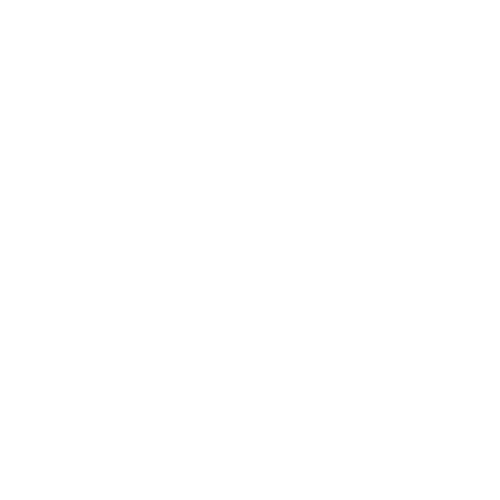
Frame 1 (no input)
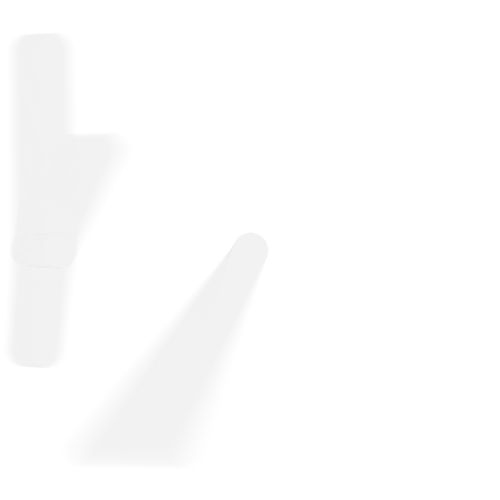
Frame 60 (the mouse pressed at the canvas centre just before this capture)
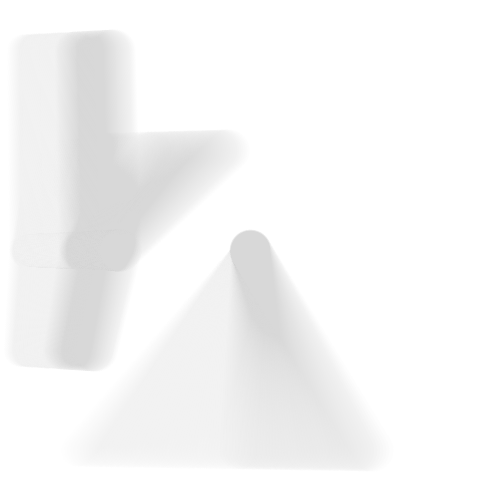
Frame 120 (the mouse held since frame 60 and released just before this capture)

The Processing sketch that drew these frames (run headless with seeded random() and noise(); from frame 60 on, the mouse is pressed at the canvas centre):

// Processing sketch: e03_linie_v02
// ── e03_linie_v02.pde
void setup(){
  size(500, 500);
  background(255);
  strokeWeight(30);
}

void draw(){  
  strokeWeight(30+frameCount*0.1);
  stroke(255-frameCount*0.5, 10);
  line(frameCount*0.95, 50, frameCount, 250);
  line(frameCount*1.9, 150, frameCount, 250);
  line(frameCount*0.8, 350, frameCount, 250);
  line(frameCount*3.1, 450, 250, 250);
}
